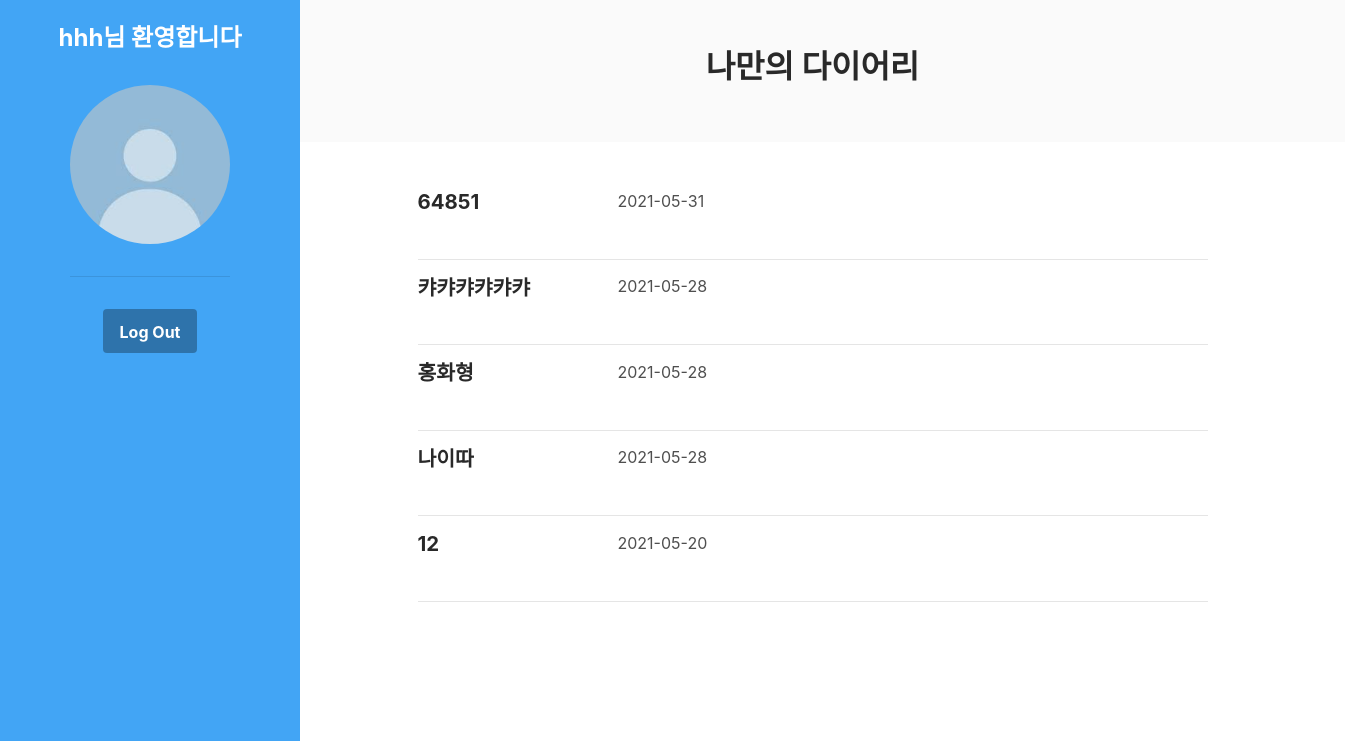
Page /main (signed in) on the earlier database version.
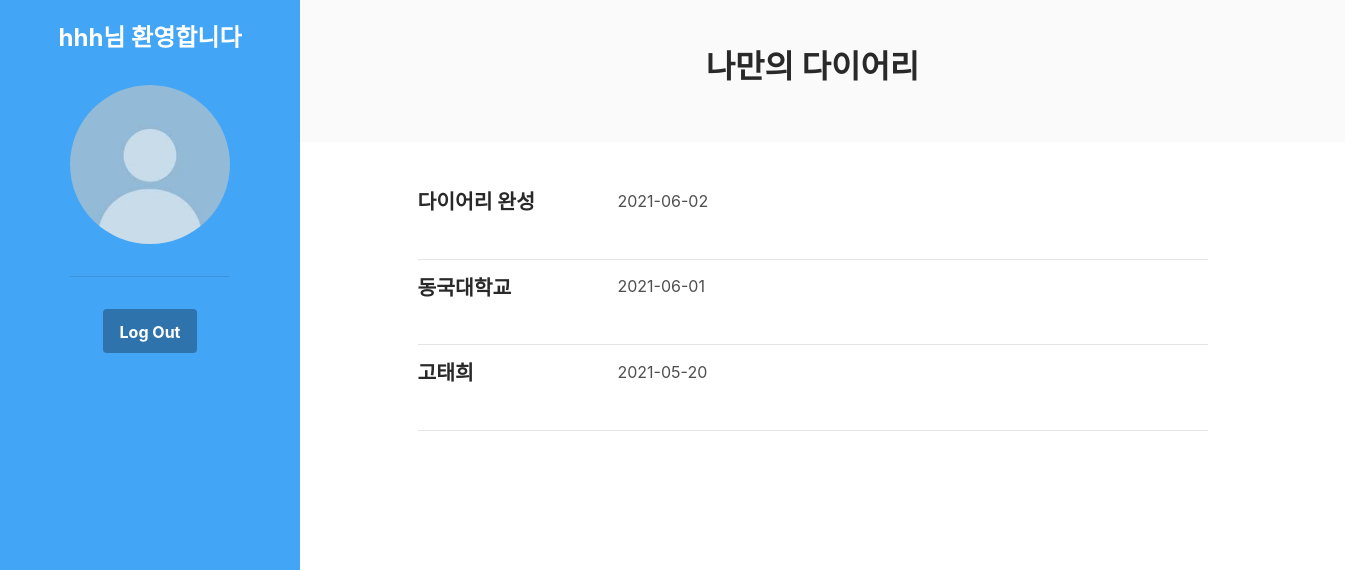
Same page on the later database version.
### models.py (models this page shows)
class Diary(db.Model):
    __tablename__ = 'diarytable'
    id = db.Column(db.Integer, primary_key = True)
    userid = db.Column(db.String(100), db.ForeignKey('usertable.userid'), nullable = False)
    diary_title = db.Column(db.String(100))
    diary_date = db.Column(db.String(8))
    diary_content = db.Column(db.String(1000))
    diary_image = db.Column(db.BLOB,nullable = True)

### app.py (the view)
@app.route('/main')
def main():
    userid = session.get('userid',None)
    diarytable = Diary.query.filter_by(userid = userid).order_by(Diary.diary_date.desc()).all()
    return render_template('main.html', userid=userid, diarytable=diarytable)

### templates/main.html (shortened to what this page needs)
<!DOCTYPE html>
<html lang="en">
<head>
    <link rel="stylesheet" href="https://maxcdn.bootstrapcdn.com/font-awesome/4.5.0/css/font-awesome.min.css">
    <link id="theme-style" rel="stylesheet" href="static/diary/css/theme-1.css">
</head>
<body>
    <header class="header text-center">
        {%if userid %}
	    <h1 class="blog-name pt-lg-4 mb-0">{{userid}}님 환영합니다</h1>
	    <nav class="navbar navbar-expand-lg navbar-dark" >
			<div id="navigation" class="collapse navbar-collapse flex-column" >
				<div class="profile-section pt-3 pt-lg-0">
				    <img class="profile-image mb-3 rounded-circle mx-auto" src="static/diary/images/profile.png" alt="image" >
			        <hr>
                </div>
				<div class="my-2 my-md-3">
				    <button class="btn btn-primary" onclick="location.href='/signout'">Log Out</button>
				</div>
			</div>
		</nav>
    </header>
    <div class="main-wrapper">
	    <section class="cta-section theme-bg-light py-5">
		    <div class="container text-center">
			    <h2 class="heading">나만의 다이어리</h2>
		    </div>
	    </section>
        {% block content %}
	    <section class="blog-list px-3 py-5 p-md-5">
		    <div class="container">
			    <div class="item mb-5">
				    <div class="media">
                        <div class="media-body">
                            {% for diary in diarytable %}
						    <h3 class="title mb-1"><a href="/main/{{diary.id}}">{{diary.diary_title}}</a></h3>
                            <p id="date">{{diary.diary_date}}</p>
                            <hr>
                            {% endfor %}
					    </div>
				    </div>
			    </div>
		    </div>
	    </section>
        {% endblock %}
        {% endif %}
    </div>
</body>
</html>

### templates/main.html (style rules this page uses)
#date { position: relative; left: 200px; bottom: 30px; }

Differences in the rows shown:
removed Diary: diary_title "홍화형", diary_date "2021-05-28"
removed Diary: diary_title "나이따", diary_date "2021-05-28"
changed Diary: diary_title "캬캬캬캬캬캬" → "다이어리 완성"; diary_date "2021-05-28" → "2021-06-02"
changed Diary: diary_title "12" → "동국대학교"; diary_date "2021-05-20" → "2021-06-01"
changed Diary: diary_title "64851" → "고태희"; diary_date "2021-05-31" → "2021-05-20"; moves down the list
